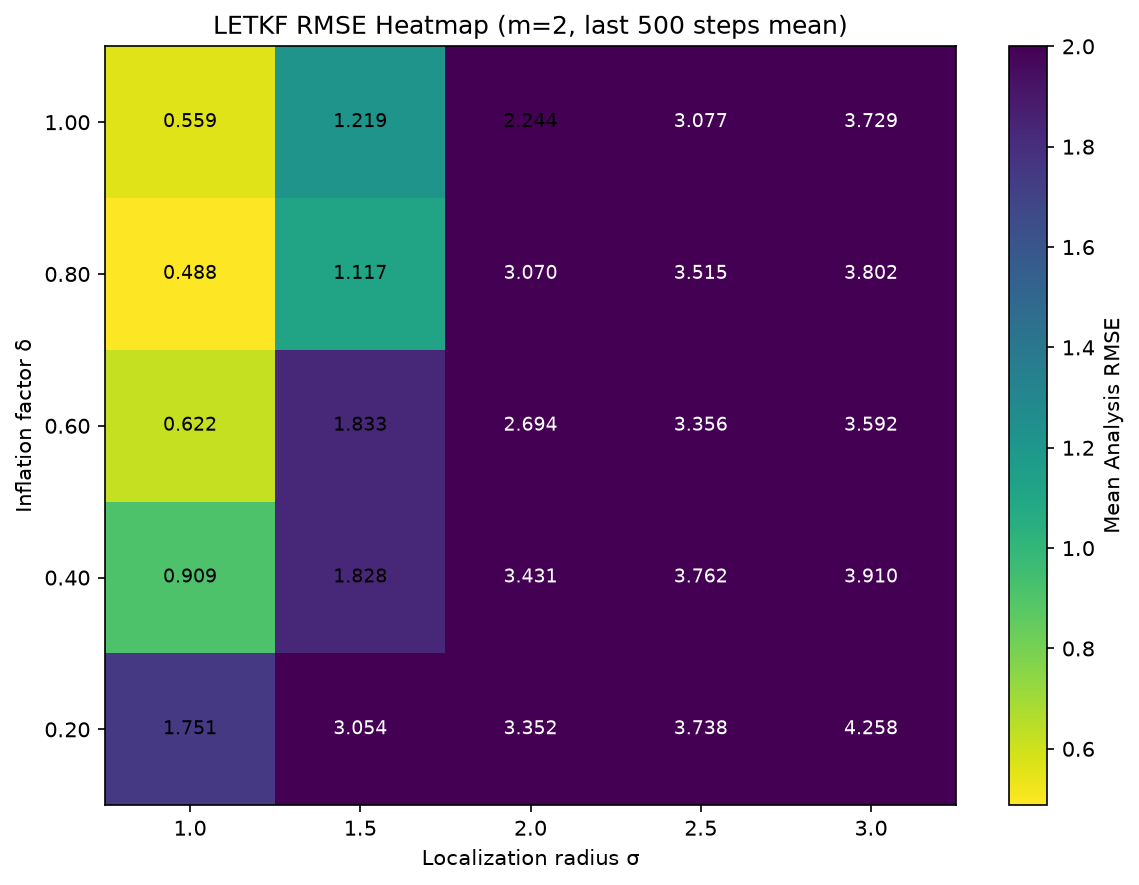

The Python source for this figure:
"""
m=2 のヒートマップ: 最適固定インフレーションパラメータの探索
m が小さいほど大きな δ・小さな σ が必要なため、探索範囲を広めに設定
"""
import numpy as np
import matplotlib.pyplot as plt
from function.create_data import createdata
from function.run import run_LETKF_fixed

N, F, dt = 40, 8.0, 0.05
m = 2
R = np.eye(N)

inflation_values = np.array([0.20, 0.40, 0.60, 0.80, 1.00])
sigma_values     = np.array([1.0, 1.5, 2.0, 2.5, 3.0])

print("データ準備中...")
truth, obs, spinup_states = createdata(N, F, dt)
initial_background = obs[0].copy()

rmse_map = np.zeros((len(inflation_values), len(sigma_values)))

total = len(inflation_values) * len(sigma_values)
count = 0
for i, inf in enumerate(inflation_values):
    for j, sig in enumerate(sigma_values):
        count += 1
        print(f"  [{count}/{total}] δ={inf:.2f}, σ={sig:.1f} ...", end="\r")
        _, rmse_a, _, _ = run_LETKF_fixed(
            truth, obs, dt, F, R, inflation=inf, m=m, sigma=sig,
            spinup_states=spinup_states, initial_background=initial_background
        )
        rmse_map[i, j] = np.nanmean(rmse_a[-500:])

print("\n\nヒートマップ描画中...")

fig, ax = plt.subplots(figsize=(8, 6))
im = ax.imshow(
    rmse_map, cmap="viridis_r",
    vmin=np.nanmin(rmse_map), vmax=min(np.nanmax(rmse_map), 2.0),
    aspect="auto", origin="lower"
)

ax.set_xticks(range(len(sigma_values)))
ax.set_xticklabels([f"{s:.1f}" for s in sigma_values])
ax.set_yticks(range(len(inflation_values)))
ax.set_yticklabels([f"{d:.2f}" for d in inflation_values])
ax.set_xlabel("Localization radius σ")
ax.set_ylabel("Inflation factor δ")
ax.set_title(f"LETKF RMSE Heatmap (m={m}, last 500 steps mean)")

for i in range(len(inflation_values)):
    for j in range(len(sigma_values)):
        val = rmse_map[i, j]
        color = "white" if val > (np.nanmax(rmse_map) + np.nanmin(rmse_map)) / 2 else "black"
        text = f"{val:.3f}" if np.isfinite(val) else "DIV"
        ax.text(j, i, text, ha="center", va="center", fontsize=9, color=color)

plt.colorbar(im, ax=ax, label="Mean Analysis RMSE")
plt.tight_layout()
plt.savefig("slide_m2_heatmap.png", dpi=150, bbox_inches="tight")
plt.show()

best_idx = np.unravel_index(np.nanargmin(rmse_map), rmse_map.shape)
print(f"\n【最適パラメータ (m={m})】")
print(f"  δ = {inflation_values[best_idx[0]]:.2f}")
print(f"  σ = {sigma_values[best_idx[1]]:.1f}")
print(f"  RMSE = {rmse_map[best_idx]:.4f}")
print(f"\n→ slide4_ensemble.py の OPTIMAL[2] をこの値に更新してください")
